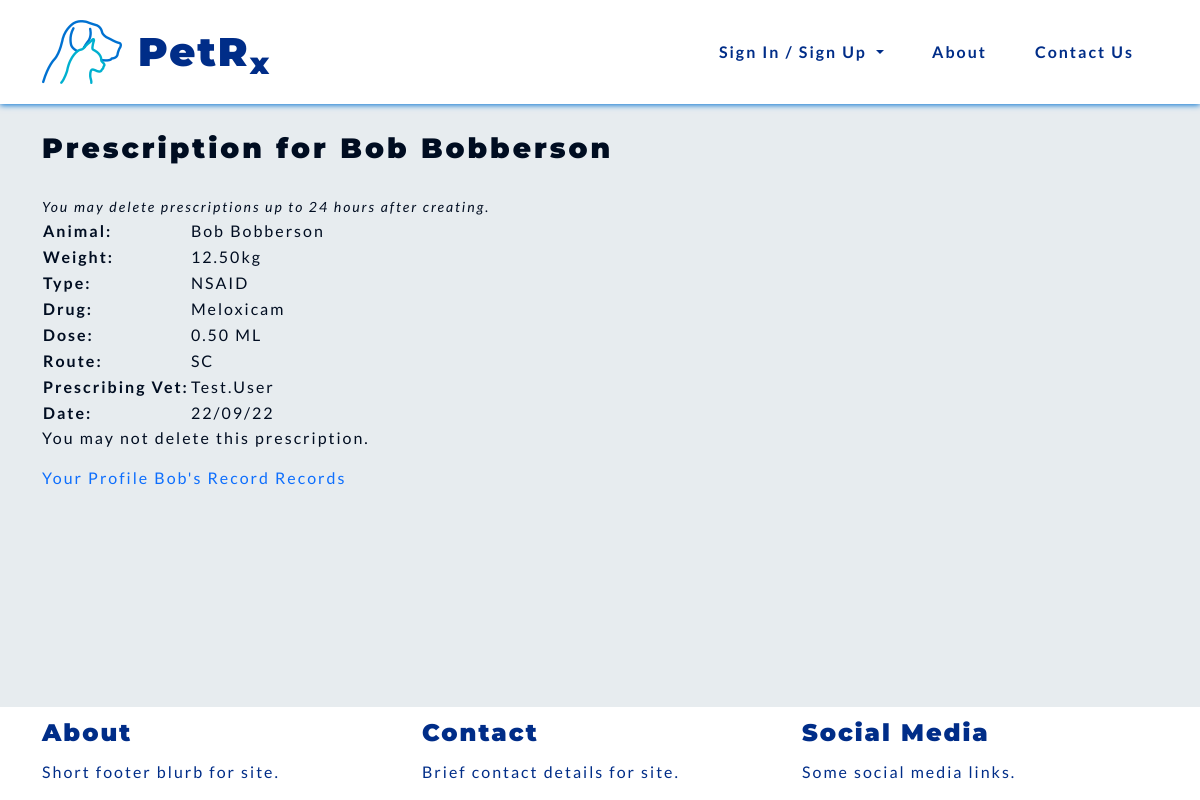
The page /prescriptions/view_prescrip/11 on the database its author committed.
### prescriptions/models.py (models this page shows, shortened)
class Prescription(models.Model):
    animal = models.ForeignKey(Record, on_delete=models.CASCADE, default=1)
    animal_weight = models.DecimalField(max_digits=5, decimal_places=2, blank=True, null=True)
    vet = models.ForeignKey(Vet, on_delete=models.CASCADE, default=1)
    drug = models.ForeignKey(Drugs, on_delete=models.PROTECT, default=None)
    drug_dose = models.DecimalField(max_digits=4, decimal_places=2, blank=True, null=True)
    dose = models.DecimalField(max_digits=5, decimal_places=2, blank=True, null=True)
    measure = models.CharField(max_length=2, blank=True)
    date = models.DateTimeField(auto_now_add=True)
    route = models.CharField(max_length=8, blank=True)
    class Meta:
        ordering = ['-date']

class Drugs(models.Model):
    name = models.CharField(max_length=50)
    dose = models.DecimalField(max_digits=4, decimal_places=2)
    measure = models.CharField(max_length=2, choices=MEASURE)
    category = models.CharField(max_length=20, choices=CATEGORIES)
    route = models.CharField(max_length=8, choices=ROUTES)
    def __str__(self):
        return self.name
    class Meta:
        verbose_name_plural = 'Drugs'

### records/models.py (models this page shows)
class Record(models.Model):
    name = models.CharField(max_length=50)
    surname = models.CharField(max_length=50)
    date_of_birth = models.DateField()
    species = models.CharField(choices=SPECIES, max_length=10)
    breed = models.CharField(max_length=50)
    sex = models.CharField(choices=SEX, max_length=10)
    weight = models.DecimalField(max_digits=5, decimal_places=2)
    note = models.CharField(max_length=300)
    def __str__(self):
        return self.name + " " + self.surname
    class Meta:
        unique_together = ['name', 'surname', 'date_of_birth', 'species', 'breed', 'sex']

### vetprofiles/models.py (models this page shows, shortened)
class Vet(AbstractBaseUser):
    email = models.EmailField(verbose_name="email", max_length=80, unique=True)
    first_name = models.CharField(max_length=30, blank=False)
    last_name = models.CharField(max_length=30, blank=False)
    last_login = models.DateTimeField(verbose_name='last login', auto_now=True)
    is_admin = models.BooleanField(default=False)
    is_active = models.BooleanField(default=True)
    is_staff = models.BooleanField(default=False)
    is_superuser = models.BooleanField(default=False)
    USERNAME_FIELD = 'email'
    REQUIRED_FIELDS = ['first_name', 'last_name', ]
    objects = AccountsManager()
    def __str__(self):
        return self.first_name + "." + self.last_name

### prescriptions/views.py (the view)
# urls.py: path('view_prescrip/<int:id>', views.ViewPrescrip.as_view(), name='view_prescrip')
class ViewPrescrip(View):
    def get(self, request, id):
        queryset = Prescription.objects.all()
        prescription = get_object_or_404(queryset, id=id)
        context = {
            'prescription': prescription,
        }
        return render(request, 'prescriptions/view_prescrip.html', context)

### prescriptions/templates/prescriptions/view_prescrip.html
{% extends "base.html" %}
{% block content %}
<h3 class="headings">Prescription for {{ prescription.animal }}</h3>
<small><em>You may delete prescriptions up to 24 hours after creating.</em></small>
<table>
    <tr>
        <th>Animal:</th>
        <td>{{ prescription.animal }}</td>
    </tr>
    <tr>
        <th>Weight:</th>
        <td>{{ prescription.animal_weight }}kg</td>
    </tr>
    <tr>
        <th>Type:</th>
        <td>{{ prescription.drug.category }}</td>
    </tr>
    <tr>
        <th>Drug:</th>
        <td>{{ prescription.drug }}</td>
    </tr>
    <tr>
        <th>Dose:</th>
        <td>{{ prescription.dose }} {{ prescription.measure }}</td>
    </tr>
    <tr>
        <th>Route:</th>
        <td>{{ prescription.route }}</td>
    </tr>
    <tr>
        <th>Prescribing Vet:</th>
        <td>{{ prescription.vet }}</td>
    </tr>
    <tr>
        <th>Date:</th>
        <td>{{ prescription.date|date:'d/m/y' }}</td>
    </tr>
</table>
{% if user == prescription.vet and prescription.under_day %}
<a href="#">Delete</a>
{% else %}
<p>You may not delete this prescription.</p>
{% endif %}
<a href="{% url 'vetprofiles:profile' %}">Your Profile</a>
<a href="{% url 'records:animal_profile' prescription.animal.id %}">{{ prescription.animal.name }}'s Record</a>
<a href="{% url 'records:records' %}">Records</a>
{% endblock %}

### static/css/style.css (style rules this page uses)
:root { --site-white: #e7ecef; --site-black: #000d21; --site-dark-blue: #002d88; --site-light-blue: #0071d1; --site-turquoise: #00b0cf; }
html { height: 100%; }
body { font-family: "Lato", sans-serif; color: var(--site-black); font-size: 1rem; letter-spacing: 2px; background: var(--site-white); }
h1, h2, h3, h4 { font-family: "Montserrat", "Lato", sans-serif; font-weight: 900; margin-top: 0.5em; margin-bottom: 0.5em; }
.headings { letter-spacing: 3px; margin: 1em auto; }
a { text-decoration: none; }

### rows shown on the page
Prescription: animal "Bob Bobberson", animal_weight "12.50", drug.category "NSAID", drug "Meloxicam", dose "0.50", measure "ML", route "SC", vet "Test.User", date "22/09/22", animal.name "Bob"
